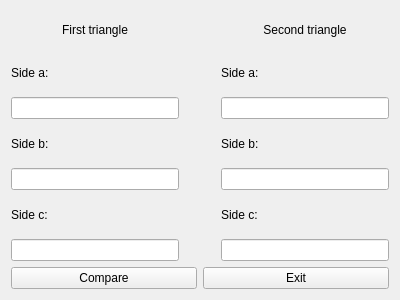
<?xml version="1.0" encoding="UTF-8"?>
<ui version="4.0">
 <class>ComparasionWindow</class>
 <widget class="QWidget" name="ComparasionWindow">
  <property name="geometry">
   <rect>
    <x>0</x>
    <y>0</y>
    <width>400</width>
    <height>300</height>
   </rect>
  </property>
  <property name="windowTitle">
   <string>Comparator</string>
  </property>
  <layout class="QVBoxLayout" name="verticalLayout_3" stretch="1,0">
   <item>
    <layout class="QHBoxLayout" name="horizontalLayout" stretch="1,0,1">
     <item>
      <layout class="QVBoxLayout" name="verticalLayout">
       <item>
        <widget class="QLabel" name="label_3">
         <property name="text">
          <string>First triangle</string>
         </property>
         <property name="alignment">
          <set>Qt::AlignCenter</set>
         </property>
        </widget>
       </item>
       <item>
        <widget class="QLabel" name="label_2">
         <property name="text">
          <string>Side a:</string>
         </property>
        </widget>
       </item>
       <item>
        <widget class="QLineEdit" name="sideALabel"/>
       </item>
       <item>
        <widget class="QLabel" name="label_4">
         <property name="text">
          <string>Side b:</string>
         </property>
        </widget>
       </item>
       <item>
        <widget class="QLineEdit" name="sideBLabel"/>
       </item>
       <item>
        <widget class="QLabel" name="label_5">
         <property name="text">
          <string>Side c:</string>
         </property>
        </widget>
       </item>
       <item>
        <widget class="QLineEdit" name="sideCLabel"/>
       </item>
      </layout>
     </item>
     <item>
      <layout class="QVBoxLayout" name="verticalLayout_4">
       <item>
        <widget class="QLabel" name="signLabel">
         <property name="sizePolicy">
          <sizepolicy hsizetype="Expanding" vsizetype="Expanding">
           <horstretch>0</horstretch>
           <verstretch>0</verstretch>
          </sizepolicy>
         </property>
         <property name="minimumSize">
          <size>
           <width>30</width>
           <height>0</height>
          </size>
         </property>
         <property name="font">
          <font>
           <pointsize>26</pointsize>
          </font>
         </property>
         <property name="text">
          <string/>
         </property>
         <property name="alignment">
          <set>Qt::AlignCenter</set>
         </property>
        </widget>
       </item>
      </layout>
     </item>
     <item>
      <layout class="QVBoxLayout" name="verticalLayout_2">
       <item>
        <widget class="QLabel" name="label_7">
         <property name="text">
          <string>Second triangle</string>
         </property>
         <property name="alignment">
          <set>Qt::AlignCenter</set>
         </property>
        </widget>
       </item>
       <item>
        <widget class="QLabel" name="label_6">
         <property name="text">
          <string>Side a:</string>
         </property>
        </widget>
       </item>
       <item>
        <widget class="QLineEdit" name="sideA2Label"/>
       </item>
       <item>
        <widget class="QLabel" name="label_8">
         <property name="text">
          <string>Side b:</string>
         </property>
        </widget>
       </item>
       <item>
        <widget class="QLineEdit" name="sideB2Label"/>
       </item>
       <item>
        <widget class="QLabel" name="label_9">
         <property name="text">
          <string>Side c:</string>
         </property>
        </widget>
       </item>
       <item>
        <widget class="QLineEdit" name="sideC2Label"/>
       </item>
      </layout>
     </item>
    </layout>
   </item>
   <item>
    <layout class="QHBoxLayout" name="horizontalLayout_2">
     <item>
      <widget class="QPushButton" name="compareButton">
       <property name="text">
        <string>Compare</string>
       </property>
      </widget>
     </item>
     <item>
      <widget class="QPushButton" name="exitButton">
       <property name="text">
        <string>Exit</string>
       </property>
      </widget>
     </item>
    </layout>
   </item>
  </layout>
 </widget>
 <resources/>
 <connections/>
</ui>
